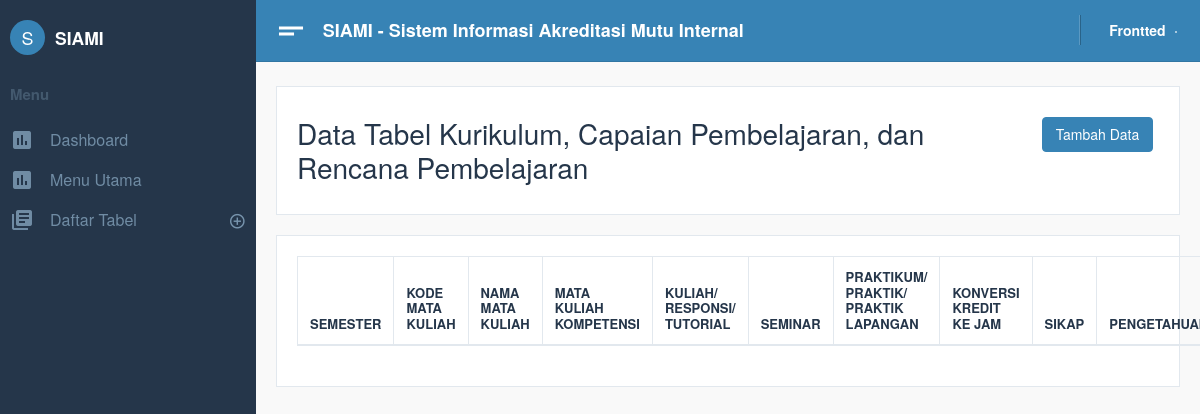
The page /Siami/home/index.php?p=tbl_kurikulum on the database as committed earlier.
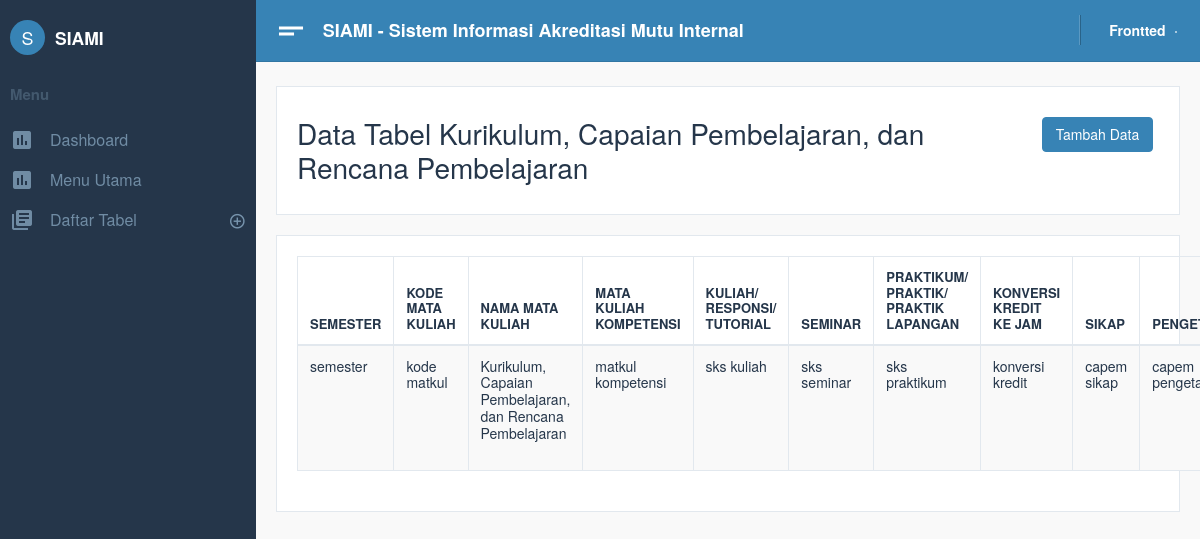
The same page on the database as committed later.
### tables this page shows
CREATE TABLE `tbl_kurikulum` (
  `id_kurikulum` int(5) NOT NULL,
  `semester` varchar(100) DEFAULT NULL,
  `kode_matkul` varchar(15) DEFAULT NULL,
  `nama_matkul` varchar(255) NOT NULL,
  `matkul_kompetensi` varchar(50) DEFAULT NULL,
  `sks_kuliah` varchar(255) DEFAULT NULL,
  `sks_seminar` varchar(255) DEFAULT NULL,
  `sks_praktikum` varchar(255) DEFAULT NULL,
  `konversi_kredit` varchar(255) DEFAULT NULL,
  `capem_sikap` varchar(15) DEFAULT NULL,
  `capem_pengetahuan` varchar(15) DEFAULT NULL,
  `capem_keterampilan_umum` varchar(15) DEFAULT NULL,
  `capem_keterampilan_khusus` varchar(15) DEFAULT NULL,
  `dok_renc_pembelajaran` varchar(255) DEFAULT NULL,
  `unit_penyelenggara` varchar(255) DEFAULT NULL,
  `id_akred_prodi` int(11) NOT NULL
);

### Siami/home/tbl_kurikulum.php (the view, shortened to what this page needs)
<div class="card text-left">
    <div class="card-body">
        <div class="row">
            <div class="col-sm-10 mt-2">
                <h2>Data Tabel Kurikulum, Capaian Pembelajaran, dan Rencana Pembelajaran
                </h2>
            </div>
            <div class="col-sm-2 mt-2">
                <button class="btn btn-primary">Tambah Data</button>
            </div>
        </div>
    </div>
</div>
<?php
   include "../config/database.php";
   $query = mysqli_query($db, "SELECT * FROM  tbl_kurikulum");
   ?>
<div class="card">
    <div class="card-body">
        <div id="example_wrapper" class="dataTables_wrapper dt-bootstrap4">
            <div class="row">
                <div class="col-sm-12">
                    <table style="width: 100%;" id="example" class="table table-hover table-striped table-bordered dataTable dtr-inline" role="grid" aria-describedby="example_info">
                        <thead>
                            <tr role="row">
                                <th style="width: 118.2px;">Semester </th>
                                <th style="width: 82.2px;">Kode Mata Kuliah </th>
                                <th style="width: 63.2px;">Nama Mata Kuliah</th>
                                <th style="width: 63.2px;">Mata Kuliah Kompetensi</th>
                                <th style="width: 63.2px;">Kuliah/ Responsi/ Tutorial</th>
                                <th style="width: 82.2px;">Seminar </th>
                                <th style="width: 63.2px;">Praktikum/ Praktik/ Praktik Lapangan</th>
                                <th style="width: 63.2px;">Konversi Kredit ke Jam</th>
                                <th style="width: 63.2px;">Sikap</th>
                                <th style="width: 63.2px;">Pengetahuan</th>
                            </tr>
                        </thead>
                        <tbody>
                            <?php
                               while ($data = mysqli_fetch_array($query)) {
                               ?>
                                <tr role="row" class="odd" style="font-size: 14px;">
                                    <td>
                                        <p class="text-break"><?php echo $data["semester"]; ?></p>
                                    </td>
                                    <td>
                                        <p class="text-break"><?php echo $data["kode_matkul"]; ?></p>
                                    </td>
                                    <td>
                                        <p class="text-break"><?php echo $data["nama_matkul"]; ?></p>
                                    </td>
                                    <td>
                                        <p class="text-break"><?php echo $data["matkul_kompetensi"]; ?></p>
                                    </td>
                                    <td>
                                        <p class="text-break"><?php echo $data["sks_kuliah"]; ?></p>
                                    </td>
                                    <td>
                                        <p class="text-break"><?php echo $data["sks_seminar"]; ?></p>
                                    </td>
                                    <td>
                                        <p class="text-break"><?php echo $data["sks_praktikum"]; ?></p>
                                    </td>
                                    <td>
                                        <p class="text-break"><?php echo $data["konversi_kredit"]; ?></p>
                                    </td>
                                    <td>
                                        <p class="text-break"><?php echo $data["capem_sikap"]; ?></p>
                                    </td>
                                    <td>
                                        <p class="text-break"><?php echo $data["capem_pengetahuan"]; ?></p>
                                    </td>
                                </tr>
                            <?php } ?>
                        </tbody>
                    </table>
                </div>
            </div>
        </div>
    </div>
</div>

### Siami/home/index.php (shortened to what this page needs)
<!DOCTYPE html>
<html lang="en" dir="ltr">
<?php
include "../config/database.php";
?>
<head>
	<link type="text/css" href="assets/css/vendor-morris.css" rel="stylesheet">
	<link type="text/css" href="assets/css/vendor-bootstrap-datepicker.css" rel="stylesheet">
	<link type="text/css" href="assets/css/app.css" rel="stylesheet">
	<link type="text/css" href="assets/css/app.rtl.css" rel="stylesheet">
	<link type="text/css" href="assets/vendor/simplebar.css" rel="stylesheet">
</head>
<body>
	<div class="mdk-drawer-layout js-mdk-drawer-layout" data-fullbleed data-push data-responsive-width="992px" data-has-scrolling-region>
		<div class="mdk-drawer-layout__content">
			<div class="mdk-header-layout js-mdk-header-layout  mdk-header--fixed  mdk-header-layout__content--scrollable">
				<div class="mdk-header js-mdk-header bg-primary" data-fixed>
					<div class="mdk-header__content">
						<nav class="navbar navbar-expand-md bg-primary navbar-dark d-flex-none">
							<button class="btn btn-link text-white pl-0" type="button" data-toggle="sidebar">
								<i class="material-icons align-middle md-36">short_text</i>
							</button>
							<div class="page-title m-0">SIAMI - Sistem Informasi Akreditasi Mutu Internal</div>
							<div class="collapse navbar-collapse" id="mainNavbar">
								<ul class="navbar-nav ml-auto align-items-center">
									<li class="nav-item nav-divider">
									<li class="nav-item">
										<a href="#" class="nav-link dropdown-toggle dropdown-clear-caret" data-toggle="sidebar" data-target="#user-drawer">
											Frontted
											<img src="https://pbs.twimg.com/profile_images/928893978266697728/3enwe0fO_400x400.jpg" class="img-fluid rounded-circle ml-1" width="35" alt="">
										</a>
									</li>
								</ul>
							</div>
						</nav>
					</div>
				</div>
				<div class="mdk-header-layout__content top-navbar mdk-header-layout__content--scrollable h-100">
					<div class="container-fluid">
						<?php
						if (isset($_GET['p'])) {
							$page = $_GET['p'];
							if ($page == 'dashboard') {
								require "dashboard.php";
							} else if ($page == "menu_utama") {
								require "menu_utama.php";
							} else if ($page == "tbl_pendidikan") {
								require "tbl_pendidikan.php";
							} else if ($page == "tbl_penelitian") {
								require "tbl_penelitian.php";
							} else if ($page == "tbl_pengabdian_masyarakat") {
								require "tbl_pen_mas.php";
							} else if ($page == "tbl_seleksi_mhs") {
								require "tbl_sel_mhs.php";
							} else if ($page == "tbl_mhs_asing") {
								require "tbl_mhs_asing.php";
							} else if ($page == "tbl_dosen_tetap") {
								require "tbl_dst.php";
							} else if ($page == "tbl_dosen_pembimbing") {
								require "tbl_dospem.php";
							} else if ($page == "tbl_ewmp_dosen_tetap") {
								require "tbl_ewmp.php";
							} else if ($page == "tbl_dosen_tidak_tetap") {
								require "tbl_dtt.php";
							} else if ($page == "tbl_pengakuan_rekognisi_dtps") {
								require "tbl_pengakuan_dtps.php";
							} else if ($page == "tbl_penelitian_dtps") {
								require "tbl_pen_dtps.php";
							} else if ($page == "tbl_pkm_dtps") {
								require "tbl_pkm_dtps.php";
							} else if ($page == "tbl_publikasi_ilmiah_dtps") {
								require "tbl_publ_dtps.php";
							} else if ($page == "tbl_karya_ilmiah_dtps") {
								require "tbl_karya_dtps.php";
							} else if ($page == "tbl_hki_paten") {
								require "tbl_hki_paten.php";
							} else if ($page == "tbl_hki_hakcipta") {
								require "tbl_hki_hakcipta.php";
							} else if ($page == "tbl_ttg_dll") {
								require "tbl_ttg.php";
							} else if ($page == "tbl_isbn_book") {
								require "tbl_isbn.php";
							} else if ($page == "tbl_penggunaan_dana") {
								require "tbl_penggunaan_dana.php";
							} else if ($page == "tbl_kurikulum") {
								require "tbl_kurikulum.php";
							} else if ($page == "tbl_integrasi") {
								require "tbl_integrasi.php";
							} else if ($page == "tbl_kepuasan_mhs") {
								require "tbl_kep_mhs.php";
							} else if ($page == "tbl_penelitian_dtps_mhs") {
								require "tbl_penelitian_dtps_mhs.php";
							} else if ($page == "tbl_pkm_dtps_mhs") {
								require "tbl_pkm_dtps_mhs.php";
							} else if ($page == "tbl_ipk_lulusan") {
								require "tbl_ipk_lulusan.php";
							} else if ($page == "tbl_prestasi_mhs") {
								require "tbl_prestasi_mhs.php";
							} else if ($page == "tbl_prestasi_na_mhs") {
								require "tbl_prestasi_na_mhs.php";
							} else if ($page == "tbl_masa_studi") {
								require "tbl_masa_studi.php";
							} else if ($page == "tbl_waktu_tunggu") {
								require "tbl_waktu_tunggu.php";
							} else if ($page == "tbl_kesesuaian_bidang") {
								require "tbl_kesesuaian_bidang.php";
							} else if ($page == "tbl_tempat_lulusan") {
								require "tbl_tempat_lulusan.php";
							} else if ($page == "tbl_kepuasan_lulusan") {
								require "tbl_kepuasan_lulusan.php";
							}
							else {
								echo "Tes";
							}
						} else {
							require "dashboard.php";
						}
						?>
					</div>
				</div>
			</div>
		</div>
		<div class="mdk-drawer js-mdk-drawer" id="default-drawer">
			<div class="mdk-drawer__content">
				<div class="mdk-drawer__inner" data-simplebar data-simplebar-force-enabled="true">
					<nav class="drawer  drawer--dark">
						<div class="drawer-spacer">
							<div class="media align-items-center">
								<a href="index.html" class="drawer-brand-circle mr-2">S</a>
								<div class="media-body">
									<a href="#" class="h5 m-0 text-link"><b>SIAMI</b> </a>
								</div>
							</div>
						</div>
						<div class="py-2 drawer-heading">
							Menu
						</div>
						<ul class="drawer-menu" id="dasboardMenu" data-children=".drawer-submenu">
							<li class="drawer-menu-item">
								<a href="?p=dashboard">
									<i class="material-icons">poll</i>
									<span class="drawer-menu-text"> Dashboard</span>
								</a>
							</li>
							<li class="drawer-menu-item ">
								<a href="?p=menu_utama">
									<i class="material-icons">poll</i>
									<span class="drawer-menu-text"> Menu Utama</span>
								</a>
							</li>
							<li class="drawer-menu-item drawer-submenu">
								<a data-toggle="collapse" data-parent="#componentsMenu" href="#" data-target="#uiComponentsMenu" aria-controls="uiComponentsMenu" aria-expanded="false" class="collapsed">
									<i class="material-icons">library_books</i>
									<span class="drawer-menu-text"> Daftar Tabel</span>
								</a>
							</li>
						</ul>
					</nav>
				</div>
			</div>
		</div>
	</div>
</body>
</html>

Rows that differ between the two databases and show on the page:
added tbl_kurikulum: semester "semester", kode_matkul "kode matkul", nama_matkul "Kurikulum, Capaian Pembelajaran, dan Rencana Pembelajaran", matkul_kompetensi "matkul kompetensi", sks_kuliah "sks kuliah", sks_seminar "sks seminar", sks_praktikum "sks praktikum", konversi_kredit "konversi kredit", capem_sikap "capem sikap", capem_pengetahuan "capem…"
